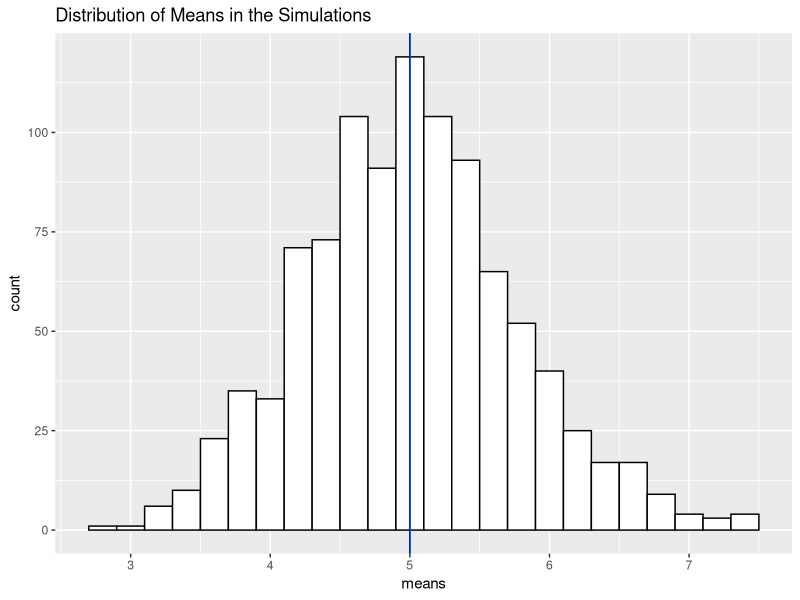
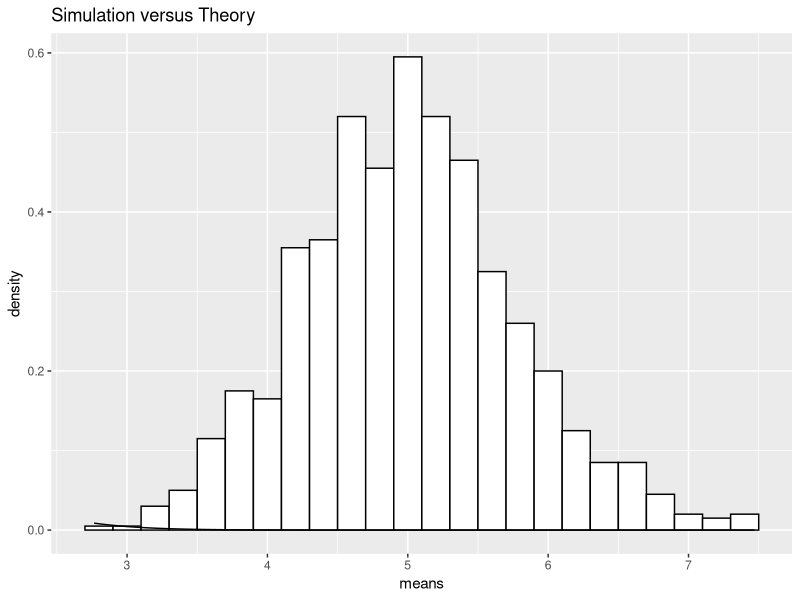
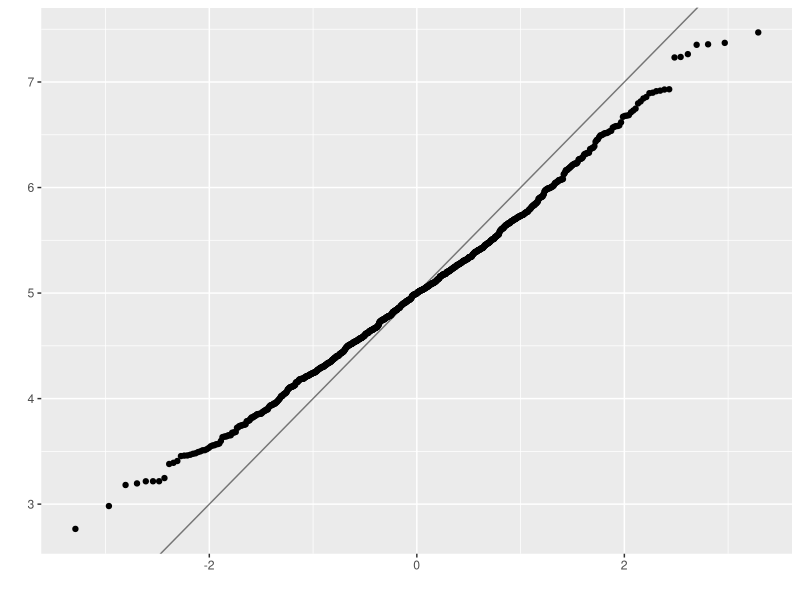

Source code (R) for these figures, in order:
## ---- chunk 1
# set seed for reproducability
set.seed(642531)

# defaults
lambda <- 0.2
samples <- 40
simulations <- 1000

# here we go with the simulation
simulated_exponentials <- replicate(simulations, rexp(samples, lambda))
## ---- chunk 2
# calculate the means of from the simulation
simulation_means <- apply(simulated_exponentials, 2, mean)

# calculate the sample mean
sample_mean <- mean(simulation_means)
sample_mean

# calculate the theoretical mean
theoretical_mean <- 1/lambda
theoretical_mean
## ---- chunk 3
# calculate the variance of the sample
simulation_standard_deviation <- sd(simulation_means)
simulation_variance <- simulation_standard_deviation^2

# calculate the theoretical variance 
theoretical_standard_deviation <- (1/lambda)/sqrt(samples)
theoretical_variance <- ((1/lambda)*(1/sqrt(samples)))^2

simulation_standard_deviation

theoretical_standard_deviation

simulation_variance

theoretical_variance
## ---- chunk 4
# show them on a figure
library(ggplot2)
p <- ggplot(data = data.frame(simulation_means), aes(simulation_means)) + geom_histogram(colour="black", fill="white", binwidth = .2)                                                                                     
p + geom_vline(xintercept = sample_mean, colour = "green") + geom_vline(xintercept = theoretical_mean, colour = "blue") + ggtitle("Distribution of Means in the Simulations") + xlab("means")
## ---- chunk 5
p <- ggplot(data = data.frame(simulation_means), aes(x = simulation_means)) + geom_histogram(aes(y = ..density..), colour="black", fill="white", binwidth = .2)                                                                                     
p + stat_function(fun = dnorm, arg = list(mean = theoretical_mean, sd = theoretical_standard_deviation)) + ggtitle("Simulation versus Theory") + xlab("means")
## ---- chunk 6
qplot(sample = simulation_means) + geom_abline(intercept=5, slope=1, alpha=0.5)
